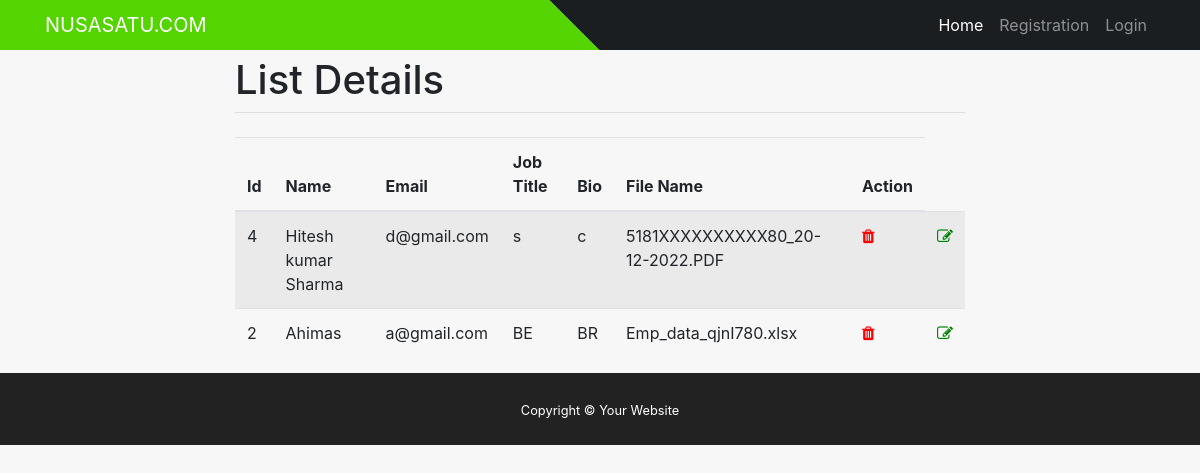
/list_view/, run on the app's committed database.
### mysite/models.py (models this page shows)
class Person(models.Model):
    emp_id = models.IntegerField(primary_key=True)
    name = models.CharField(max_length=130)
    email = models.EmailField(blank=True)
    job_title = models.CharField(max_length=30, blank=True)
    bio = models.TextField(blank=True)
    file = models.FileField(blank=True) # for creating file input

### mysite/views.py (the view)
# urls.py: path('list_view/', views.list_view,name='list_view'),
def list_view(request):
    context ={}
    context["dataset"] = Person.objects.all()
    return render(request, "list_view.html", context)

### mysite/templates/list_view.html (shortened to what this page needs)
{% include "header.html" %}
{% load crispy_forms_tags %}
<div class="container">
    <div class="row justify-content-center">
      <div class="col-8">
        <h1 class="mt-2">List Details</h1>
        <hr class="mt-0 mb-4">
        {% block content %}
        <table class="table table-striped">
            <thead>
              <tr>
                <th scope="col">Id</th>
                <th scope="col">Name</th>
                <th scope="col">Email</th>
                <th scope="col">Job Title</th>
                <th scope="col">Bio</th>
                <th scope="col">File Name</th>
                <th scope="col">Action</th>
              </tr>
            </thead>
            <tbody>
                {% for data in dataset %}
              <tr>
                <td>{{data.emp_id}}</td>
                <td>{{data.name}}</td>
                <td>{{data.email}}</td>
                <td>{{data.job_title}}</td>
                <td>{{data.bio}}</td>
                <td>{{data.file}}</td>
                <td><a class='fa fa-trash' style='color: red' href="delete/{{ data.emp_id }}"></a></td>
                <td><a class='fa fa-edit' style='color: green' href="edit/{{ data.emp_id }}"></a></td>
              </tr>
              {% endfor %}
            </tbody>
          </table>
        {% endblock %}
      </div>
    </div>
  </div>
  {% include "footer.html" %}

### mysite/templates/header.html (style rules this page uses)
a { color: #0a0a0a; text-decoration: none; }

### data on the page
Person: emp_id "4", name "Hitesh kumar Sharma", email "d@gmail.com", job_title "s", bio "c", file "5181XXXXXXXXXX80_20-12-2022.PDF"
Person: emp_id "2", name "Ahimas", email "a@gmail.com", job_title "BE", bio "BR", file "Emp_data_qjnI780.xlsx"
